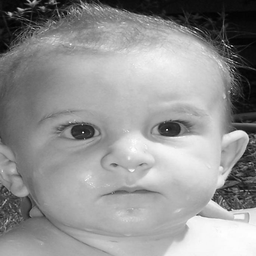
#> input picture enc/inputs/input0.png, 256 x 256 px, shrunk from 500 x 500 before the run; its folder holds only this picture in this run
$ jupyter execute --allow-errors Untitled.ipynb   (older library calls are emulated)
#> lines starting #> are read from the running program, lines starting #| are printed output that depends on the picture
[cell 1]
from PIL import Image as j
import imagehash
from tkinter import *
import os, random
from Crypto.Cipher import AES
from Crypto.Hash import SHA256
import numpy as np
import hashlib
import scipy.misc
#import cv2
import matplotlib.pyplot as plt
from skimage import color
from skimage import io
import matplotlib.image as imge
import base64
from numpy import zeros
from tkinter import filedialog
import numpy
import imageio
from skimage import img_as_ubyte
from timeit import Timer
import time
import imageio

[cell 2]
start = time.time()
folder_selected = "enc/inputs"
l=os.listdir(folder_selected)
images={}
i=0
width=0
height=0
for image in l:
    if image.endswith('png') or image.endswith('jpg'):
        img1 = io.imread(folder_selected+'/'+image, as_gray=True)
#> img1 is the input picture: shape (256, 256); min 0, max 254, mean 147.2
        height,width=img1.shape
#> height = 256; width = 256
        img1 = img_as_ubyte(img1)
        #imageio.imwrite('enc/inputs/input{}.png'.format(i),img1)
        images[i]=img1
        i+=1

[cell 3]
#print(width,height)
new_image=zeros([height,width])
#print(new_image.shape)
for key in images:
    arr=images[key]
    #print(arr)
    for x in range(height):
        for y in range(width):
            new_image[x][y]=int(new_image[x][y]) ^int(arr[x][y] )
#> this loop made 1 pass
#new_image = img_as_ubyte(new_image)
imageio.imwrite('xored.png',new_image)
#plt.imshow(new_image)

[cell 4]
start1 = time.time()
#> (the rest of this cell did not finish here and is left out)

[cell 5]
key=str(hash)
#> key = '<built-in function hash>'

[cell 6]
filename = "xored.png"
filename_out = "enc/cipher_enc"
format = "png"

[cell 7]
def pad(data):
    return data + b"\x00"*(16-len(data)%16)

def process_image(filename):
    # Opens image and converts it to RGB format for PIL
    im = j.open(filename)
    data = im.convert("L").tobytes()

    # Since we will pad the data to satisfy AES's multiple-of-16 requirement, we will store the original data length and "unpad" it later.
    original = len(data)

    # Encrypts using desired AES mode (we'll set it to ECB by default)
    #new = convert_to_RGB(aes_cbc_encrypt(key, pad(data))[:original])
    new=aes_cbc_encrypt(key, pad(data))[:original]
    # Create a new PIL Image object and save the old image data into the new image.
    im2 = j.new(im.mode, im.size)
    im2.putdata(new)
    #new_arr = img_as_ubyte(new_arr)
    #Save image
    im2.save(filename_out+"."+format, format)

def aes_cbc_encrypt(key, data, mode=AES.MODE_CBC):
    IV = "A"*16  #We'll manually set the initialization vector to simplify things
    aes = AES.new(key, mode, IV)
    new_data = aes.encrypt(data)
    return new_data

#> (a cell that did not finish here is left out)

[cell 9]
enc_image = j.open("enc/cipher_enc.png")
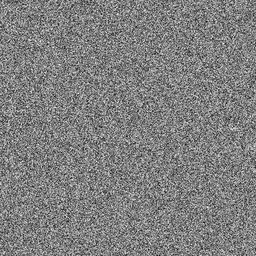
#> input picture enc/cipher_enc.png, 256 x 256 px, shrunk from 500 x 500 before the run
#> enc_image is the input picture: PIL image 256x256 L; min 9, max 251, mean 127.3
plt.imshow(enc_image)
print(enc_image.size)
#| (256, 256)
arr = np.asarray(enc_image)

[cell 10]
rows,col=arr.shape
#> rows = 256; col = 256
new_arr=zeros([rows,col])
print(rows,col)
#| 256 256

[cell 11]
def ran(x,y,i,M,N,d1,d2):
    pix=arr[(x-d1*i)%M,(y-d2*i)%N]^arr[(x+d1*i)%M,(y+d2*i)%N]
    return pix

[cell 12]
n=len(images)
#> n = 1
d1=(int(width)-1)//(2*n)
#> d1 = 127
d2=(int(height)-1)//(2*n)
#> d2 = 127
d1=random.randint(1,d1)
#> d1 = 109
d2=random.randint(1,d2)
#> d2 = 50
w=rows
#> w = 256
h=col
#> h = 256
for i in range(1,n+1):
    new_arr=np.ones([rows,col])
    for x in range(rows):
        for y in range(col):
            new_arr[x][y]=ran(x,y,i,w,h,d1,d2)
    #new_arr = img_as_ubyte(new_arr)
    imageio.imwrite('enc/rs/R{}.png'.format(i), new_arr)
#> this loop made 1 pass
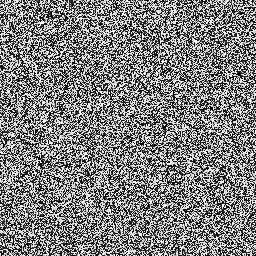
#> new_arr: shape (256, 256) float64; min 0, max 255, mean 127.5

[cell 13]
def gen_share(no):
#> called with no = 1
    for i in range(no):
        r1=j.open("enc/rs/R{}.png".format(i+1))
        arr_r1 = np.asarray(r1)
        if i==(n-1):
            r2=j.open("enc/rs/R1.png")
        else:
            r2=j.open("enc/rs/R{}.png".format(i+2))
        arr_r2 = np.asarray(r2)
        img=images[i]
        arr_i1 = np.asarray(img)
        share=zeros([rows,col])
        for x in range(rows):
            for y in range(col):
                share[x][y]=int(arr_i1[x][y])^int(arr_r1[x][y])^int(arr_r2[x][y])
        #share = img_as_ubyte(share)
        imageio.imwrite('enc/shares/share{}.png'.format(i), share)

#> (a cell that did not finish here is left out)

[cell 15]
dec_shares=4

[cell 16]
def gen_decr(shares):
#> called with shares = 4
    for i in range(shares):
        r1=j.open("enc/shares/share0.png")
        rows,col=r1.size
        print(rows,col)
        arr_r1 = np.asarray(r1)
        share=zeros([col,rows])
        for x in range(col):
            for y in range(rows):
                share[x][y]=arr_r1[x][y]*1
        for i in range(1,shares):
            r2=j.open("enc/shares/share{}.png".format(i))
            arr_r2 = np.asarray(r2)
            for x in range(col):
                for y in range(rows):
                    share[x][y]=int(share[x][y])^int(arr_r2[x][y])
#> this loop made 1 pass
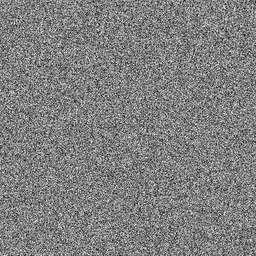
#> input picture enc/shares/share0.png, 256 x 256 px, shrunk from 500 x 500 before the run
    #share = img_as_ubyte(share)
    imageio.imwrite('dec/R_dec.png'.format(i),share)

[cell 17]
start2=time.time()
#> (the rest of this cell did not finish here and is left out)

#> (a cell that did not finish here is left out)

[cell 19]
key=str(hash)#.encode('ascii')
filename = "dec/R_dec.png"
filename_out = "dec/Rs_dec"
format = "png"
#> (the rest of this cell did not finish here and is left out)


[cell 20]
enc_image = j.open("dec/Rs_dec.png")
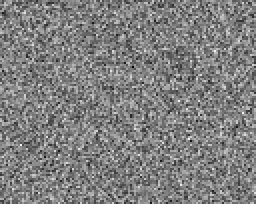
#> input picture dec/Rs_dec.png, 128 x 102 px, shrunk from 250 x 200 before the run (shown 2 times larger)
#> enc_image is the input picture: PIL image 128x102 L; min 3, max 244, mean 127.5
plt.imshow(enc_image)
print(enc_image.size)
#| (128, 102)
enc_image.mode
#> Out = 'L'

[cell 21]
for i in range(1,dec_shares+1):
    new_arr=np.ones([rows,col])
    for x in range(rows):
        for y in range(col):
            new_arr[x][y]=ran(x,y,i,w,h,d1,d2)
    #new_arr= img_as_ubyte(new_arr)
    imageio.imwrite('dec/rs/R{}.png'.format(i), new_arr)
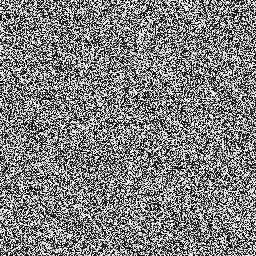
#> new_arr: shape (256, 256) float64; min 0, max 255, mean 127.2

[cell 22]
def im_dec(dec_shares):
#> called with dec_shares = 4
    for k in range(dec_shares):
        r1=j.open("enc/shares/share{}.png".format(k))
        rows,col=r1.size
        print(rows,col)
        arr_r1 = np.asarray(r1)
        share=zeros([rows,col])
        for x in range(rows):
            for y in range(col):
                share[x][y]=arr_r1[x][y]*1
        r2=j.open("dec/rs/R{}.png".format(k+1))
        arr_r2 = np.asarray(r2)
        if k==(dec_shares-1):
            r3=j.open("dec/rs/R1.png")
        else:
            r3=j.open("dec/rs/R{}.png".format(k+2))
        arr_r3 = np.asarray(r3)
        for x in range(rows):
            for y in range(col):
                share[x][y]=int(share[x][y])^int(arr_r2[x][y])^int(arr_r3[x][y])
        #share = img_as_ubyte(share)
        imageio.imwrite('dec/dec_img/input{}.png'.format(k),share)
